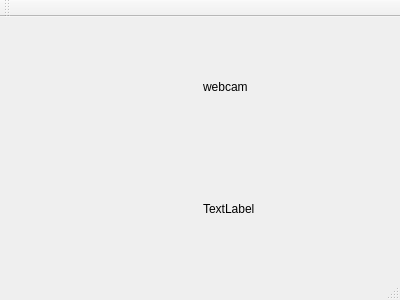
<?xml version="1.0" encoding="UTF-8"?>
<ui version="4.0">
 <class>MainWindow</class>
 <widget class="QMainWindow" name="MainWindow">
  <property name="geometry">
   <rect>
    <x>0</x>
    <y>0</y>
    <width>400</width>
    <height>300</height>
   </rect>
  </property>
  <property name="windowTitle">
   <string>MainWindow</string>
  </property>
  <widget class="QWidget" name="centralWidget">
   <layout class="QHBoxLayout" name="horizontalLayout" stretch="0,0">
    <item>
     <widget class="OpenGlWidget" name="openGl" native="true"/>
    </item>
    <item>
     <layout class="QVBoxLayout" name="verticalLayout_2">
      <item>
       <widget class="QLabel" name="label_webcam">
        <property name="text">
         <string>webcam</string>
        </property>
       </widget>
      </item>
      <item>
       <widget class="QLabel" name="label_infoWebcam">
        <property name="text">
         <string>TextLabel</string>
        </property>
       </widget>
      </item>
     </layout>
    </item>
   </layout>
  </widget>
  <widget class="QMenuBar" name="menuBar">
   <property name="geometry">
    <rect>
     <x>0</x>
     <y>0</y>
     <width>400</width>
     <height>21</height>
    </rect>
   </property>
  </widget>
  <widget class="QToolBar" name="mainToolBar">
   <attribute name="toolBarArea">
    <enum>TopToolBarArea</enum>
   </attribute>
   <attribute name="toolBarBreak">
    <bool>false</bool>
   </attribute>
  </widget>
  <widget class="QStatusBar" name="statusBar"/>
 </widget>
 <layoutdefault spacing="6" margin="11"/>
 <customwidgets>
  <customwidget>
   <class>OpenGlWidget</class>
   <extends>QWidget</extends>
   <header>openglwidget.h</header>
   <container>1</container>
  </customwidget>
 </customwidgets>
 <resources/>
 <connections/>
</ui>
